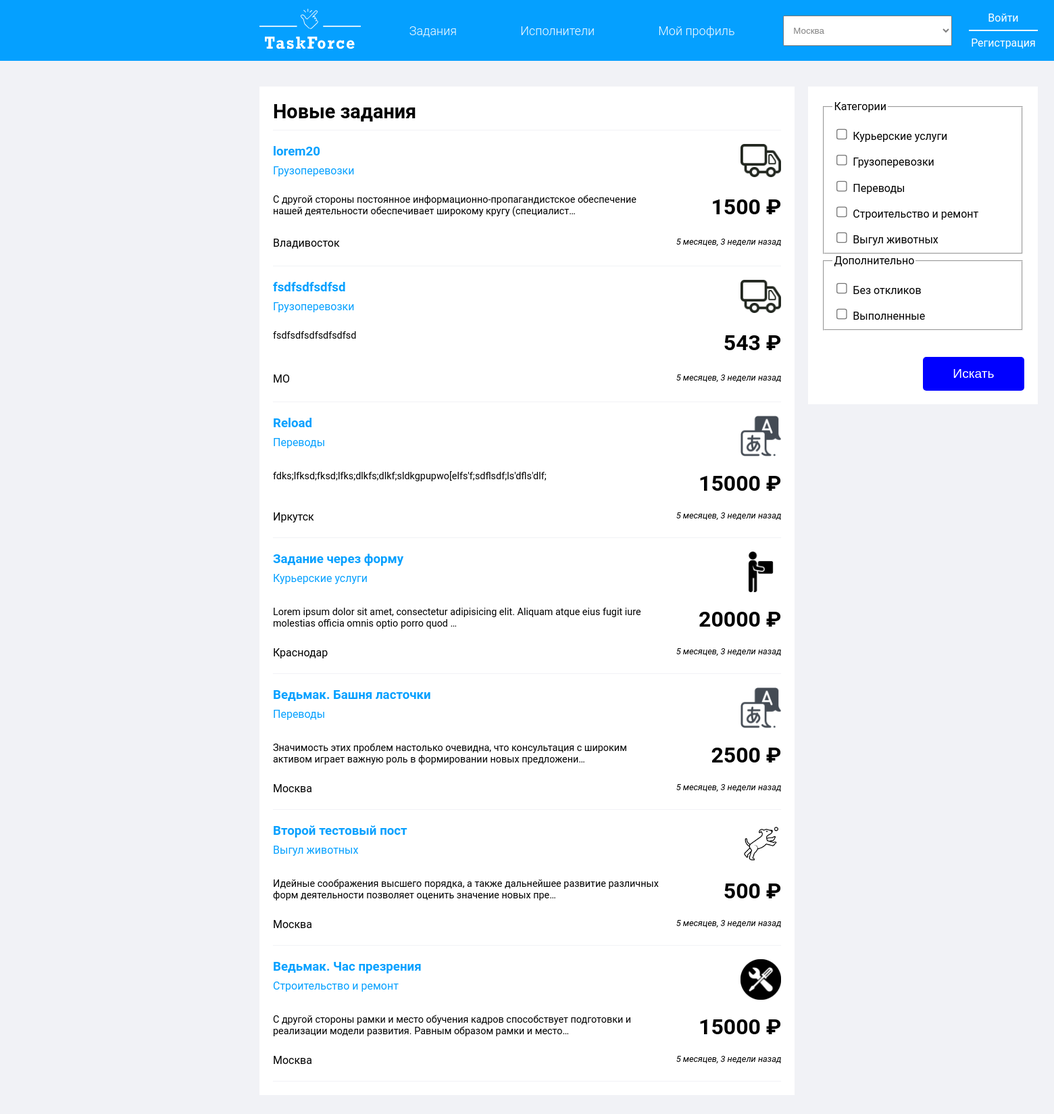
/tasks/, run on the app's committed database.
### TaskForce/models.py (models this page shows, shortened)
class Task(models.Model):
    title = models.CharField(max_length=100, verbose_name='Заголовок')
    author = models.ForeignKey(User, on_delete=models.CASCADE, verbose_name='Автор', related_name='tasks')
    worker = models.OneToOneField(User, on_delete=models.SET_NULL, verbose_name='Исполнитель', blank=True, null=True,
                                  related_name='worker')
    desc = models.TextField('Описание')
    category = models.ForeignKey("Category", on_delete=models.CASCADE, verbose_name='Категория',
                                 related_name='task')
    cities = [
        ('moscow', 'Москва'),
        ("moscow_region", 'МО'),
        ('st-Petersburg', 'Санкт-Петербург'),
        ('krasnodar', 'Краснодар'),
        ('irkutsk', 'Иркутск'),
        ('vladivostok', 'Владивосток')
    ]
    statuses = [
        ('new', 'Новое'),
        ('canceled', 'Закрыто'),
        ('in_word', 'В работе'),
        ('completed', 'Выполнено'),
        ('failed', 'Провалено')
    ]
    status = models.CharField(max_length=100, verbose_name='Статус', choices=statuses, default='new')
    location = models.CharField(max_length=100, verbose_name='Локация', choices=cities)
    price = models.IntegerField('Бюджет', null=True, blank=True)
    created = models.DateTimeField('Дата создания', auto_now_add=True)
    period_of_execution = models.DateField('Срок исполнения')
    class Meta:
        verbose_name = 'Задание'
        verbose_name_plural = 'Задания'
        ordering = ['-created']

class Category(models.Model):
    name = models.CharField(max_length=100, unique=True)
    icon = models.ImageField('Заставка', upload_to='TaskForce/category_images/')
    class Meta:
        verbose_name = 'Категория'
        verbose_name_plural = 'Категории'

### TaskForce/views.py (the view)
# urls.py: path('tasks/', ShowTasks.as_view(), name='index'),
class ShowTasks(ListView):
    template_name = 'TaskForce/tasks.html'
    queryset = Task.objects.all()
    context_object_name = 'tasks'
    def get_context_data(self, **kwargs):
        context = super().get_context_data(**kwargs)
        context['cities'] = Task.cities
        context['categories'] = Category.objects.all()
        context['active_categories'] = self.request.GET.getlist('category')
        return context
    def get(self, request, *args, **kwargs):
        if self.request.GET.getlist('category'):
            self.queryset = Task.objects.filter(Q(category__name__in=self.request.GET.getlist('category')))
        return super().get(request, args, kwargs)

### templates/TaskForce/tasks.html (shortened to what this page needs)
{% extends 'TaskForce/layout.html' %}
{% block cities %}
    {% for city in cities %}
        <option value="{{ city.0 }}">{{ city.1 }}</option>
    {% endfor %}
{% endblock %}
{% block content %}
    <section class="main-content">
        <header class="main-content--header">
            <h1>Новые задания</h1>
        </header>
        <main class="task-list">
            {% for task in tasks %}
                <article class="task">
                    <a href="{% url 'detail' pk=task.pk %}" class="task--title"><h3>{{ task.title }}</h3></a>
                    <a href="?category={{ task.category.name }}" class="task--category">{{ task.category.name }}</a>
                    <p class="task--desc">{{ task.desc|truncatechars:'130' }}</p>
                    <span class="task--location">{{ task.get_location_display }}</span>
                    <b class="task--price">{{ task.price }} ₽</b>
                    <img src="{{ task.category.icon.url }}" alt="{{ task.category.name }}" width="60" class="task--category-icon">
                    <em class="task--created">{{ task.created|timesince }} назад</em>
                </article>
            {% endfor %}
        </main>
    </section>
    <section class="search-task">
        <form method="GET">
            <fieldset class="category-list">
                <legend>Категории</legend>
                {% for category in categories %}
                    <label for="{{ category.id }}">
                        <input type="checkbox" name="category" id="{{ category.id }}" value="{{ category.name }}"
                        >
                        {{ category.name }}<br>
                    </label>
                {% endfor %}
            </fieldset>
            <fieldset class="additionally">
                <legend>Дополнительно</legend>
                <input type="checkbox" name="without-answer" id="wa" value="Без откликов"> Без откликов<br>
                <input type="checkbox" name="completed" id="cmp" value="Выполненные"> Выполненные
            </fieldset>
            <input type="submit" value="Искать" class="btn find-filter-btn">
        </form>
    </section>
{% endblock %}

### TaskForce/static/TaskForce/css/main.css (style rules this page uses)
body { margin: 0; min-width: 1920px; font-family: "Roboto", sans-serif; background-color: #f1f2f6; }
a { color: white; text-decoration: none; }
.main-content { grid-column: 1/2; height: max-content; }
.page-main section { background-color: white; padding: 20px; }
.main-content--header { font-size: 120%; border-bottom: 1px solid #f1f2f6; }
.main-content--header h1, h3 { margin: 0 0 10px 0; }
.page-main a { color: #05a0ff; }
article.task { display: grid; grid-template-columns: 0.8fr 0.25fr; grid-template-rows: 30px; border-bottom: 1px solid #f1f2f6; max-height: 180px; min-height: 180px; margin-top: 20px; }
.task--title { grid-column: 1/2; grid-row: 1/2; }
.task--category { grid-row: 2/3; grid-column: 1/2; }
.task--desc { grid-column: 1/2; grid-row: 3/4; margin: 0; font-size: 90%; }
.task--location { grid-column: 1/2; grid-row: 4/5; }
.task--category-icon { grid-column: 2/3; grid-row: 1/3; justify-self: flex-end; }
.task--price { grid-column: 2/3; grid-row: 3/4; font-size: 200%; justify-self: flex-end; }
.task--created { justify-self: flex-end; font-size: 80%; }
.category-list input[type='checkbox'], .additionally input[type='checkbox'] { zoom: 1.3; margin-top: 1em; }
.btn { background-color: blue; border: none; border-radius: 5px; width: 150px; height: 50px; color: white; font-size: 120%; }
.find-filter-btn { float: right; margin-top: 2em; }
.search-task { height: max-content; }

### data on the page
Task: title "lorem20", category.name "Грузоперевозки", desc "С другой стороны постоянное информационно-пропагандистское обеспечение нашей деятельности обеспечивает широкому кругу (специалист…", location "Владивосток", price "1500", category.icon (picture), created "5 месяцев, 3 недели"
Task: title "fsdfsdfsdfsd", category.name "Грузоперевозки", desc "fsdfsdfsdfsdfsdfsd", location "МО", price "543", category.icon (picture), created "5 месяцев, 3 недели"
Task: title "Reload", category.name "Переводы", desc "fdks;lfksd;fksd;lfks;dlkfs;dlkf;sldkgpupwo[elfs'f;sdflsdf;ls'dfls'dlf;", location "Иркутск", price "15000", category.icon (picture), created "5 месяцев, 3 недели"
Task: title "Задание через форму", category.name "Курьерские услуги", desc "Lorem ipsum dolor sit amet, consectetur adipisicing elit. Aliquam atque eius fugit iure molestias officia omnis optio porro quod …", location "Краснодар", price "20000", category.icon (picture), created "5 месяцев, 3 недели"
Task: title "Ведьмак. Башня ласточки", category.name "Переводы", desc "Значимость этих проблем настолько очевидна, что консультация с широким активом играет важную роль в формировании новых предложени…", location "Москва", price "2500", category.icon (picture), created "5 месяцев, 3 недели"
Task: title "Второй тестовый пост", category.name "Выгул животных", desc "Идейные соображения высшего порядка, а также дальнейшее развитие различных форм деятельности позволяет оценить значение новых пре…", location "Москва", price "500", category.icon (picture), created "5 месяцев, 3 недели"
Task: title "Ведьмак. Час презрения", category.name "Строительство и ремонт", desc "С другой стороны рамки и место обучения кадров способствует подготовки и реализации модели развития. Равным образом рамки и место…", location "Москва", price "15000", category.icon (picture), created "5 месяцев, 3 недели"
Category: name "Курьерские услуги"
Category: name "Грузоперевозки"
Category: name "Переводы"
Category: name "Строительство и ремонт"
Category: name "Выгул животных"

### other printed values
form field value "Москва"
